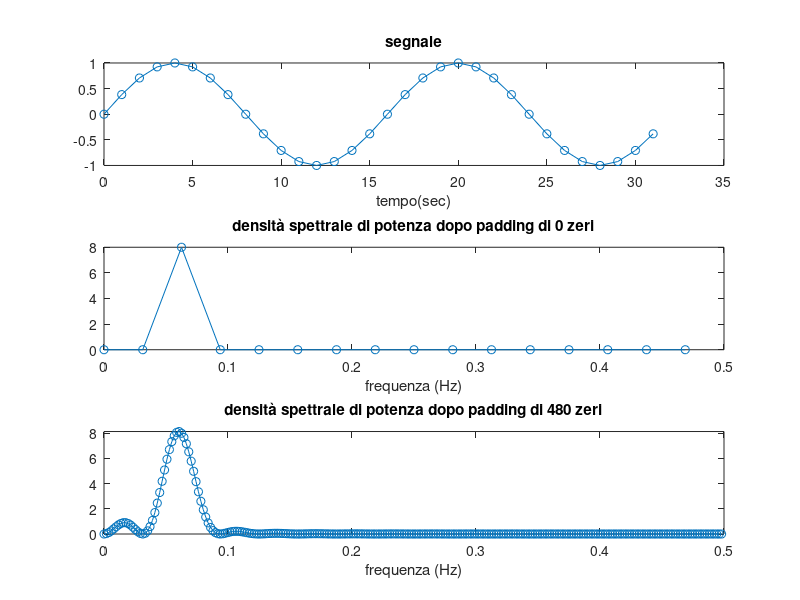

Recreate this plot in MATLAB.
%% Elaborazione Segnali Biomedici - Soluzione Laboratorio 08
% Prof. Veronese Mattia - UNIPD

%% OPENING
clear all
close all
clc


%% Esercizio 2

Fs=1;       % Frequenza di campionamento
Ts=1/Fs;    % Periodo di campionamento
T0=16;      % Periodo segnale
np=2;       % Periodi completi di campionamento

N=np*T0;    % Numero campioni
Nzp=512;    % Zero-padding


% Segnale sinusoidale
t=Ts*(0:1:N-1)';
x=sin(2*pi*t/T0);

subplot(3,1,1)
plot(t,x, 'o-')
xlabel('tempo(sec)')
title('segnale')


%% Spettro del segnale dopo padding di 0 zeri
FTx=fft(x);
S=(abs(FTx).^2)/N;
f_FT=(0:Fs/N:Fs-Fs/N);

f_FT=f_FT(1:N/2);   % Elimino la seconda meta' delle stime
S=S(1:N/2);         % Elimino la seconda meta' delle stime

subplot(3,1,2)
plot(f_FT,S,'o-')
axis([0, Fs/2, 0, max(abs(S))])
title('densità spettrale di potenza dopo padding di 0 zeri')
xlabel('frequenza (Hz)')


%% Spettro del segnale con zero-padding
FTx_zp=fft(x,Nzp);
S_zp=(abs(FTx_zp).^2)/N;
f_FT_zp=(0:Fs/Nzp:Fs-Fs/Nzp);

f_FT_zp=f_FT_zp(1:Nzp/2);   % Elimino la seconda meta' delle stime
S_zp=S_zp(1:Nzp/2);         % Elimino la seconda meta' delle stime

subplot(3,1,3)
plot(f_FT_zp,S_zp,'-o')
axis([0, Fs/2, 0, max(abs(S_zp))])
title('densità spettrale di potenza dopo padding di 480 zeri')
xlabel('frequenza (Hz)')
